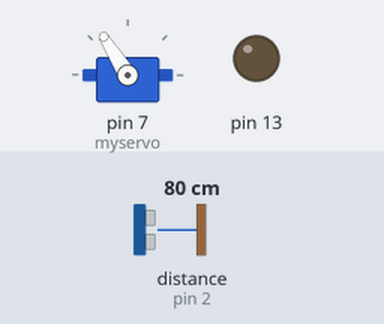
Recording of a sketch running on a simulated Arduino Uno, built with avr-gcc and run on an emulated ATmega328P. Parts: servo, output pins drawn as LEDs (lit = HIGH). Wiring (inferred from the names in the program): ultrasonic range finder: trigger pin 3; echo pin 2. The test bench sets the inputs (shaded band); at power-on: distance to the obstacle (sensor on pin 2) 80 cm. The echo pulse lasts 58.3 µs per cm; pins used as bus, display or sensor lines are not drawn; what the sketch prints to the serial monitor is not drawn.

Above: at 1.2 s.
1.3 s: distance to the obstacle (sensor on pin 2) set to 2 cm
At 2.3 s:
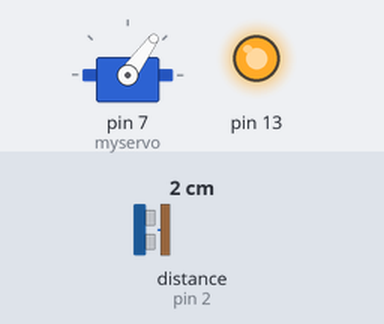
4.3 s: distance to the obstacle (sensor on pin 2) set to 250 cm
At 5.0 s:
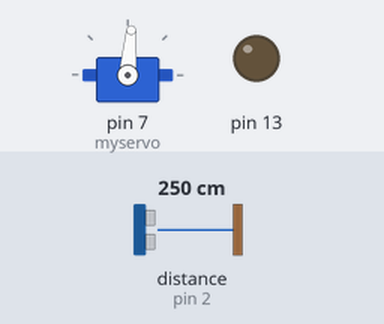
7.3 s: distance to the obstacle (sensor on pin 2) set to 4 cm
At 7.9 s:
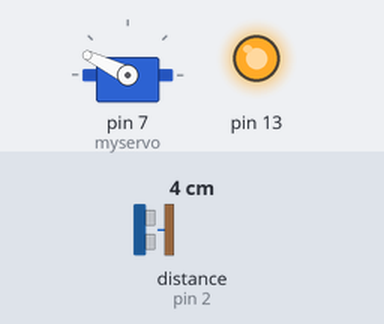
10.3 s: distance to the obstacle (sensor on pin 2) set to 35 cm
At 11.4 s:
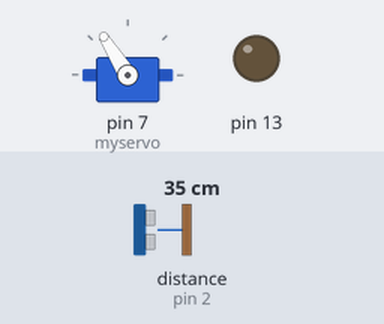
13.3 s: distance to the obstacle (sensor on pin 2) set to 9 cm
At 16.8 s:
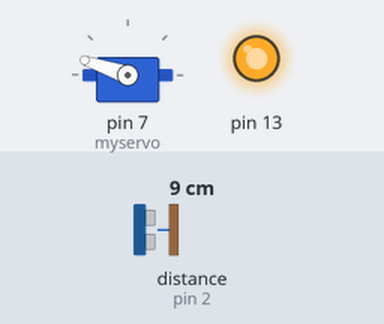
Timing chart, 0 to 17.3 s (numbered marks = the images above; inputs shaded):
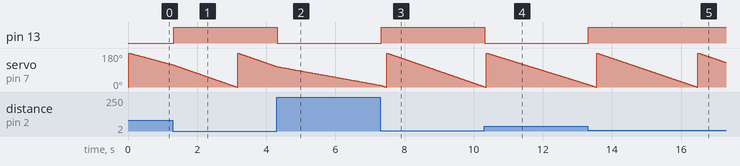

The sketch:

Security_camera.ino
```cpp
#include<Servo.h>
Servo myservo;
#define echoPin 2 // attach pin D2 Arduino to pin Echo of HC-SR04
#define trigPin 3 //attach pin D3 Arduino to pin Trig of HC-SR04

// defines variables
long duration; // variable for the duration of sound wave travel
int distance; // variable for the distance measurement
int pos;
void setup() {
  myservo.attach(7);
  pinMode(trigPin, OUTPUT); // Sets the trigPin as an OUTPUT
  pinMode(echoPin, INPUT); // Sets the echoPin as an INPUT
  pinMode(13,OUTPUT);
  Serial.begin(9600); // // Serial Communication is starting with 9600 of baudrate speed
  Serial.println("Ultrasonic Sensor HC-SR04 Test"); // print some text in Serial Monitor
  Serial.println("with Arduino UNO R3");
}
void loop() {
  // Clears the trigPin condition

  // Reads the echoPin, returns the sound wave travel time in microseconds

  // Calculating the distance
  // Speed of sound wave divided by 2 (go and back)
  // Displays the distance on the Serial Monitor
  Serial.print("Distance: ");


    for (pos = 0; pos <= 180; pos += 1) { // goes from 0 degrees to 180 degrees
    // in steps of 1 degree
    digitalWrite(trigPin, LOW);
  delayMicroseconds(2);
  // Sets the trigPin HIGH (ACTIVE) for 10 microseconds
  digitalWrite(trigPin, HIGH);
  delayMicroseconds(10);
  digitalWrite(trigPin, LOW);
    myservo.write(pos);
    duration = pulseIn(echoPin, HIGH);
    distance = duration * 0.034 / 2;
    Serial.print(distance);
    if(distance<=20)
  {digitalWrite(13,HIGH);// tell servo to go to position in variable 'pos'
    delay(15);  }
    else
    {digitalWrite(13,LOW);// tell servo to go to position in variable 'pos'
    delay(15);
      // waits 15ms for the servo to reach the position
  }
  for (pos = 180; pos >= 0; pos -= 1) {
    digitalWrite(trigPin, LOW);
  delayMicroseconds(2);
  // Sets the trigPin HIGH (ACTIVE) for 10 microseconds
  digitalWrite(trigPin, HIGH);
  delayMicroseconds(10);
  digitalWrite(trigPin, LOW);// goes from 180 degrees to 0 degrees
    myservo.write(pos);
    duration = pulseIn(echoPin, HIGH);
    distance = duration * 0.034 / 2;
    Serial.print(distance);
    if(distance<=20)
  {digitalWrite(13,HIGH);// tell servo to go to position in variable 'pos'
    delay(15);  }
    else
    {digitalWrite(13,LOW);// tell servo to go to position in variable 'pos'
    delay(15);
      // waits 15ms for the servo to reach the position
  }// tell servo to go to position in variable 'pos'
                         // waits 15ms for the servo to reach the position

  }
  }}
```

Measured:
- after the input at 1.3 s, pin 13: LOW → HIGH at once
- after the input at 4.3 s, pin 13: HIGH → LOW at once
- after the input at 7.3 s, pin 13: LOW → HIGH at once
- after the input at 10.3 s, pin 13: HIGH → LOW at once
- after the input at 13.3 s, pin 13: LOW → HIGH at once
- by itself, servo on pin 7 (myservo): ramps from 180° to 0° and jumps back, once every 2.9 s
